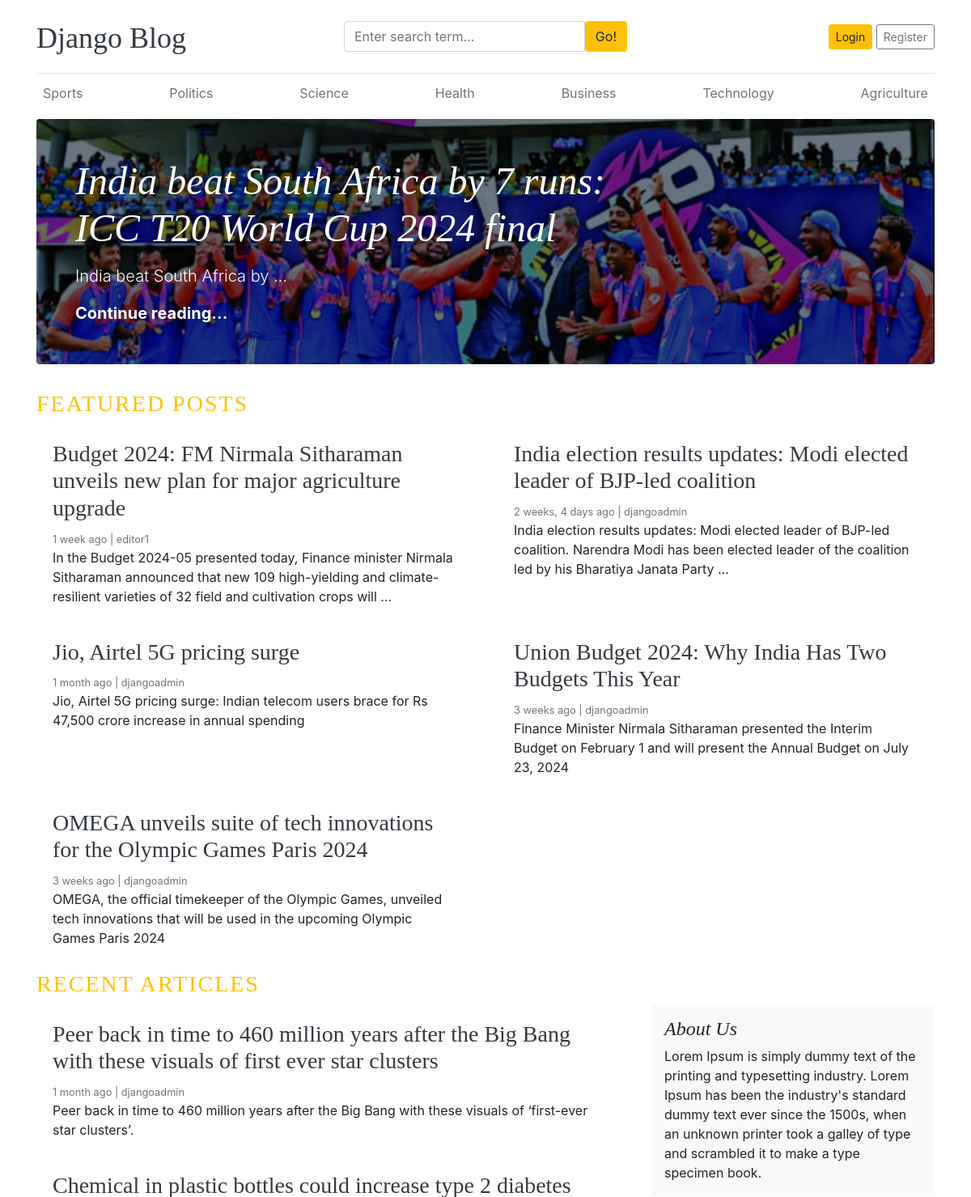
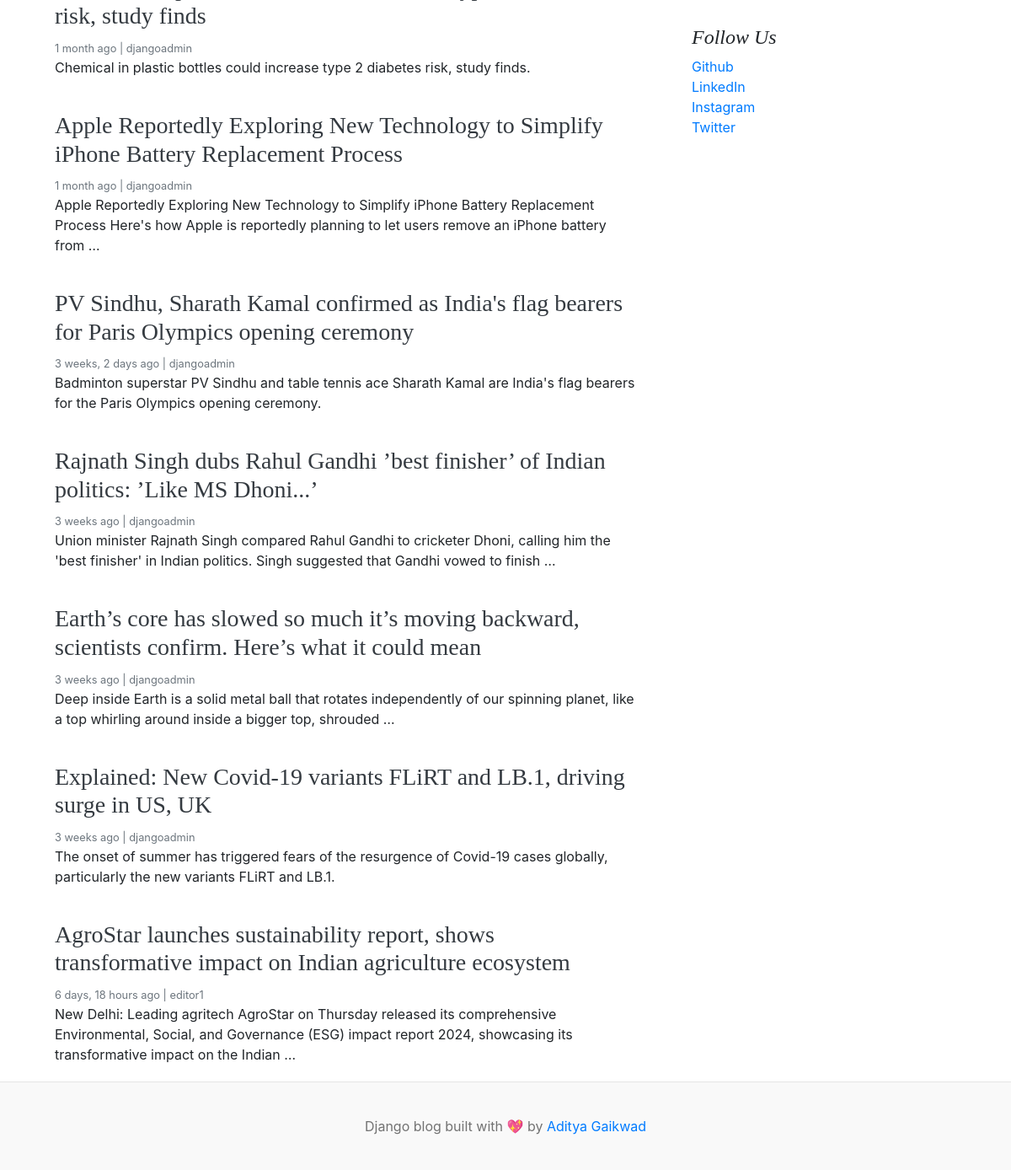
The page / on the database its author committed (2 pictures, top to bottom).
### blogs/models.py (models this page shows, shortened)
class Category(models.Model):
    category_name = models.CharField(max_length=50, unique=True)
    created_at = models.DateTimeField(auto_now_add=True)
    updated_at = models.DateTimeField(auto_now=True)
    class Meta:
        verbose_name_plural = 'categories'

class Blog(models.Model):
    title = models.CharField(max_length=150)
    slug = models.SlugField(max_length=150, unique=True, blank=True)
    category = models.ForeignKey(Category, on_delete=models.CASCADE)
    author = models.ForeignKey(User, on_delete=models.CASCADE)
    featured_image = models.ImageField(upload_to='uploads/%Y/%m/%d')
    short_description = models.TextField(max_length=500)
    blog_body = models.TextField(max_length=2000)
    status = models.CharField(max_length=20, choices=STATUS_CHOICES, default="Draft")
    is_featured = models.BooleanField(default=False)
    created_at = models.DateTimeField(auto_now_add=True)
    updated_at = models.DateTimeField(auto_now=True)

class About(models.Model):
    about_heading = models.CharField(max_length=25)
    about_description = models.TextField(max_length=255)
    created_at = models.DateTimeField(auto_now_add=True)
    updated_at = models.DateTimeField(auto_now=True)
    class Meta:
        verbose_name_plural = 'About'

class SocialLink(models.Model):
    platform = models.CharField(max_length=25)
    link = models.URLField(max_length=100)
    created_at = models.DateTimeField(auto_now_add=True)
    updated_at = models.DateTimeField(auto_now=True)

### blog_main/views.py (the view)
# urls.py: 2. Add a URL to urlpatterns:  path('', views.home, name='home')
def home(request):
    featured_posts = Blog.objects.filter(is_featured=True, status='Published').order_by('-updated_at')
    posts = Blog.objects.filter(is_featured=False, status='Published')
    try:
        about = About.objects.get()
    except:
        about = None
    context = {
        'featured_posts': featured_posts,
        'posts': posts,
        'about': about,
    }
    return render(request, 'home.html', context)

### blogs/context_processors.py (called while the page is built)
def get_categories(request):
    categories = Category.objects.all()
    return dict(categories=categories)

def get_social_links(request):
    social_links = SocialLink.objects.all()
    return dict(social_links=social_links)

### templates/home.html
{% extends "base.html" %}
  {% block content %}
  {% for post in featured_posts %}
    {% if forloop.first %}
    <div class="jumbotron p-3 p-md-5 text-white rounded bg-dark" style="background-image: url({{ post.featured_image.url }});background-blend-mode: overlay;background-size:cover;">
        <div class="col-md-8 px-0">
          <h1 class="display-4 font-italic">{{ post.title }}</h1>
          <p class="lead my-3">{{ post.short_description | truncatewords:5 }}</p>
          <p class="lead mb-0"><a href="{% url 'blogs' post.slug %}" class="text-white font-weight-bold">Continue reading...</a></p>
        </div>
      </div>
    {% endif %}
  {% endfor %}
  <h3 class="text-uppercase text-warning" style="letter-spacing: 2px;">Featured Posts</h3>
  <div class="row mb-2">
    {% for post in featured_posts %}
      {% if not forloop.first %}
    <div class="col-md-6">
      <div class="card border-0" >
        <div class="card-body">
          <h3><a href="{% url 'blogs' post.slug %}" class="text-dark">{{ post.title }}</a></h3>
          <small class="mb-1 text-muted">{{ post.created_at | timesince }} ago | {{ post.author }}</small>
          <p class="card-text">{{ post.short_description | truncatewords:25 }}</p>
        </div>
      </div>
    </div>
      {% endif %}
    {% endfor %}
  </div>
  <h3 class="text-uppercase text-warning" style="letter-spacing: 2px;">Recent Articles</h3>
  <main role="main" class="container p-0">
    <div class="row">
      <div class="col-md-8 blog-main">
        {% for post in posts%}
        <div class="card border-0" >
          <div class="card-body">
            <h3><a href="{% url 'blogs' post.slug %}" class="text-dark">{{ post.title }}</a></h3>
            <small class="mb-1 text-muted">{{ post.created_at | timesince }} ago | {{ post.author }}</small>
            <p class="card-text">{{ post.short_description | truncatewords:25 }}</p>
          </div>
        </div>
        {% endfor %}
      </div>
      <aside class="col-md-4 blog-sidebar">
        <div class="p-3 mb-3 bg-light rounded">
          <h4 class="font-italic">{{ about.about_heading }}</h4>
          <p class="mb-0">{{ about.about_description }}</p>
        </div>
        {% if social_links %}
        <div class="p-3">
          <h4 class="font-italic">Follow Us</h4>
          <ol class="list-unstyled">
            {% for i in social_links %}
            <li><a href="{{ i.link }}" target="_blank">{{ i.platform}}</a></li>
            {% endfor %}
          </ol>
        </div>
        {% endif %}
      </aside>
    </div>
  </main>
  </div>
{% endblock %}

### templates/base.html (shortened to what this page needs)
{% load static %}
<!DOCTYPE html>
<html lang="en">
<head>
    <link href="https://getbootstrap.com/docs/4.0/dist/css/bootstrap.min.css" rel="stylesheet">
    <link href="{% static 'css/blog.css' %}" rel="stylesheet">
    <link rel="stylesheet" href="https://cdnjs.cloudflare.com/ajax/libs/font-awesome/4.7.0/css/font-awesome.min.css">
  </head>
<body>
    <div class="container">
      <header class="blog-header py-3">
        <div class="row flex-nowrap justify-content-between align-items-center">
          <div class="col-4 pt-1">
            <a class="blog-header-logo text-dark" href="/">Django Blog</a>
          </div>
          <div class="col-4">
            <form action="{% url 'search'%}">
              <div class="input-group">
                <input class="form-control" type="text" name="keyword" value="{{ keyword }}" placeholder="Enter search term..." aria-label="Enter search term..." aria-describedby="button-search" />
                <button class="btn btn-warning" id="button-search" type="submit">Go!</button>
              </div>
            </form>
          </div>
          <div class="col-4 d-flex justify-content-end align-items-center">
            {% if not user.is_authenticated %}
            <a class="btn btn-sm btn-warning" href="{% url 'login' %}">Login</a> &nbsp;
            <a class="btn btn-sm btn-outline-secondary" href="{% url 'register'%}">Register</a>
            {% else %}
            <span><a href="{% url 'dashboard' %}">Dashboard</a></span>
            &emsp;
            <span><a href="{% url 'logout' %}">Logout</a></span>
            {% endif %}
          </div>
        </div>
      </header>
      <div class="nav-scroller py-1 mb-2">
        <nav class="nav d-flex justify-content-between">
          {% for cat in categories %}
          <a class="p-2 text-muted" href="{% url 'posts_by_category' cat.id %}">{{ cat.category_name }}</a>
          {% endfor %}
        </nav>
      </div>
{% block content %}
{% endblock %}
<footer class="blog-footer">
    <p>Django blog built with 💖 by <a href="#">Aditya Gaikwad</a></p>
  </footer>
  </body>
  </html>

### blog_main/static/css/blog.css (style rules this page uses)
.blog-header { border-bottom: 1px solid #e5e5e5; }
.blog-header-logo { font-family: "Playfair Display", Georgia, "Times New Roman", serif; font-size: 2.25rem; }
h1, h2, h3, h4, h5, h6 { font-family: "Playfair Display", Georgia, "Times New Roman", serif; }
.display-4 { font-size: 2.5rem; }
@media (min-width: 768px) { .display-4 { font-size: 3rem; } }
.blog-footer { padding: 2.5rem 0; color: #727272; text-align: center; background-color: #f9f9f9; border-top: .05rem solid #e5e5e5; }
.blog-footer p:last-child { margin-bottom: 0; }

### rows shown on the page
Category: category_name "Sports"
Category: category_name "Politics"
Category: category_name "Science"
Category: category_name "Health"
Category: category_name "Business"
Category: category_name "Technology"
Category: category_name "Agriculture"
Blog: featured_image (picture), title "India beat South Africa by 7 runs: ICC T20 World Cup 2024 final", short_description "India beat South Africa by …"
Blog: title "Budget 2024: FM Nirmala Sitharaman unveils new plan for major agriculture upgrade", created_at "1 week", author "editor1", short_description "In the Budget 2024-05 presented today, Finance minister Nirmala Sitharaman announced that new 109 high-yielding and climate-resilient varieties of 32 field and cultivation crops will …"
Blog: title "India election results updates: Modi elected leader of BJP-led coalition", created_at "2 weeks, 4 days", author "djangoadmin", short_description "India election results updates: Modi elected leader of BJP-led coalition. Narendra Modi has been elected leader of the coalition led by his Bharatiya Janata Party …"
Blog: title "Jio, Airtel 5G pricing surge", created_at "1 month", author "djangoadmin", short_description "Jio, Airtel 5G pricing surge: Indian telecom users brace for Rs 47,500 crore increase in annual spending"
Blog: title "Union Budget 2024: Why India Has Two Budgets This Year", created_at "3 weeks", author "djangoadmin", short_description "Finance Minister Nirmala Sitharaman presented the Interim Budget on February 1 and will present the Annual Budget on July 23, 2024"
Blog: title "OMEGA unveils suite of tech innovations for the Olympic Games Paris 2024", created_at "3 weeks", author "djangoadmin", short_description "OMEGA, the official timekeeper of the Olympic Games, unveiled tech innovations that will be used in the upcoming Olympic Games Paris 2024"
Blog: title "Peer back in time to 460 million years after the Big Bang with these visuals of first ever star clusters", created_at "1 month", author "djangoadmin", short_description "Peer back in time to 460 million years after the Big Bang with these visuals of ‘first-ever star clusters’."
Blog: title "Chemical in plastic bottles could increase type 2 diabetes risk, study finds", created_at "1 month", author "djangoadmin", short_description "Chemical in plastic bottles could increase type 2 diabetes risk, study finds."
Blog: title "Apple Reportedly Exploring New Technology to Simplify iPhone Battery Replacement Process", created_at "1 month", author "djangoadmin", short_description "Apple Reportedly Exploring New Technology to Simplify iPhone Battery Replacement Process Here's how Apple is reportedly planning to let users remove an iPhone battery from …"
Blog: title "PV Sindhu, Sharath Kamal confirmed as India's flag bearers for Paris Olympics opening ceremony", created_at "3 weeks, 2 days", author "djangoadmin", short_description "Badminton superstar PV Sindhu and table tennis ace Sharath Kamal are India's flag bearers for the Paris Olympics opening ceremony."
Blog: title "Rajnath Singh dubs Rahul Gandhi ’best finisher’ of Indian politics: ’Like MS Dhoni...’", created_at "3 weeks", author "djangoadmin", short_description "Union minister Rajnath Singh compared Rahul Gandhi to cricketer Dhoni, calling him the 'best finisher' in Indian politics. Singh suggested that Gandhi vowed to finish …"
Blog: title "Earth’s core has slowed so much it’s moving backward, scientists confirm. Here’s what it could mean", created_at "3 weeks", author "djangoadmin", short_description "Deep inside Earth is a solid metal ball that rotates independently of our spinning planet, like a top whirling around inside a bigger top, shrouded …"
Blog: title "Explained: New Covid-19 variants FLiRT and LB.1, driving surge in US, UK", created_at "3 weeks", author "djangoadmin", short_description "The onset of summer has triggered fears of the resurgence of Covid-19 cases globally, particularly the new variants FLiRT and LB.1."
Blog: title "AgroStar launches sustainability report, shows transformative impact on Indian agriculture ecosystem", created_at "6 days, 18 hours", author "editor1", short_description "New Delhi: Leading agritech AgroStar on Thursday released its comprehensive Environmental, Social, and Governance (ESG) impact report 2024, showcasing its transformative impact on the Indian …"
About: about_heading "About Us", about_description "Lorem Ipsum is simply dummy text of the printing and typesetting industry. Lorem Ipsum has been the industry's standard dummy text ever since the 1500s, when an unknown printer took a galley of type and scrambled it to make a type specimen book."
SocialLink: platform "Github"
SocialLink: platform "LinkedIn"
SocialLink: platform "Instagram"
SocialLink: platform "Twitter"
